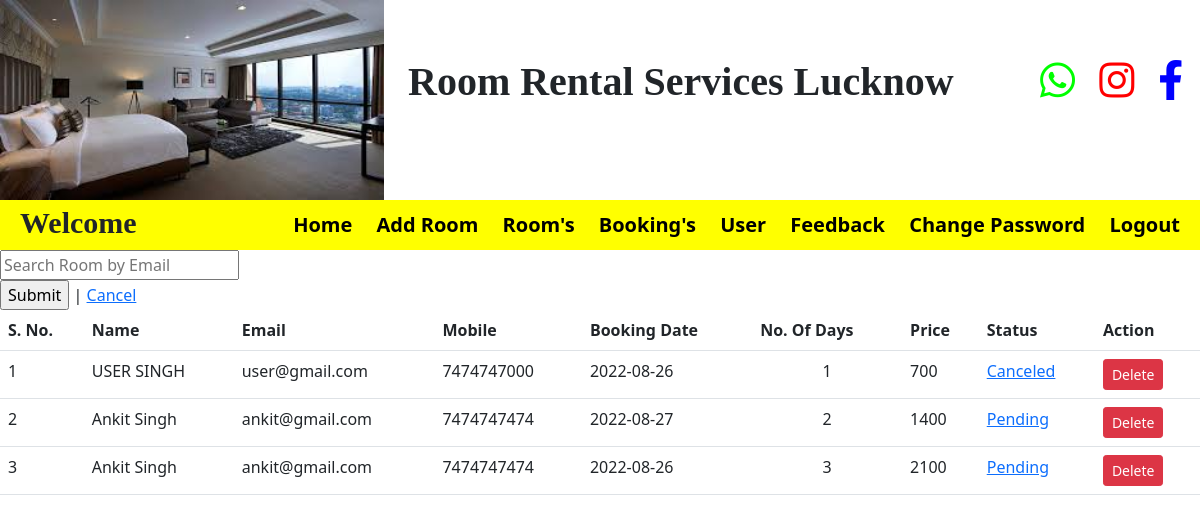
Screenshot of /view_booking_admin with the database file from the repository.
### room/models.py (models this page shows)
class Booking(models.Model):
    room_no = models.CharField(max_length=20,null=True)
    fullname = models.CharField(max_length=30,null=True)
    email = models.CharField(max_length=30,null=True)
    contact1 = models.CharField(max_length=30,null=True)
    contact2 = models.CharField(max_length=30,null=True)
    booking_date = models.CharField(max_length=30,null=True)
    days = models.CharField(max_length=30,null=True)
    gender = models.CharField(max_length=30,null=True)
    price = models.CharField(max_length=30,null=True)
    dob = models.CharField(max_length=30,null=True)
    status = models.CharField(max_length=30,null=True)

### room/views.py (the view)
# urls.py: path('view_booking_admin',view_booking_admin,name='view_booking_admin'),
def view_booking_admin(request):
    data = Booking.objects.all()
    d = {'data':data}
    return render(request,'view_booking_admin.html',d)

### room/templates/view_booking_admin.html (shortened to what this page needs)
{% include 'admin_navigation.html' %}
<form method="POST" action="/search">
        <input type="search" name="name" placeholder="Search Room by Email">
        <input type="submit"> | <a href="{% url 'view_booking_admin' %}">Cancel</a>
    </form>
<table class="table">
    <tr>
        <th>S. No.</th>
        <th>Name</th>
        <th>Email</th>
        <th>Mobile</th>
        <th>Booking Date</th>
        <th>No. Of Days</th>
        <th>Price</th>
        <th>Status</th>
        <th>Action</th>
    </tr>
    {% for i in data %}
    <tr>
        <td>{{forloop.counter}}</td>
        <td>{{i.fullname}}</td>
        <td>{{i.email}}</td>
        <td>{{i.contact1}}</td>
        <td>{{i.booking_date}}</td>
        <td align="center">{{i.days}}</td>
        <td>{{i.price}}</td>
        <td><a href="{% url 'change_status' i.id %}">{{i.status}}</a></td>
        <td><a href="{% url 'delete_booking_admin' i.id %}" onclick="return confirm('Are you sure?')" class="btn btn-danger btn-sm">Delete</a></td>
    </tr>
    {% endfor %}
</table>

### rows the page displays
Booking: fullname "USER SINGH", email "user@gmail.com", contact1 "7474747000", booking_date "2022-08-26", days "1", price "700", status "Canceled"
Booking: fullname "Ankit Singh", email "ankit@gmail.com", contact1 "7474747474", booking_date "2022-08-27", days "2", price "1400", status "Pending"
Booking: fullname "Ankit Singh", email "ankit@gmail.com", contact1 "7474747474", booking_date "2022-08-26", days "3", price "2100", status "Pending"
